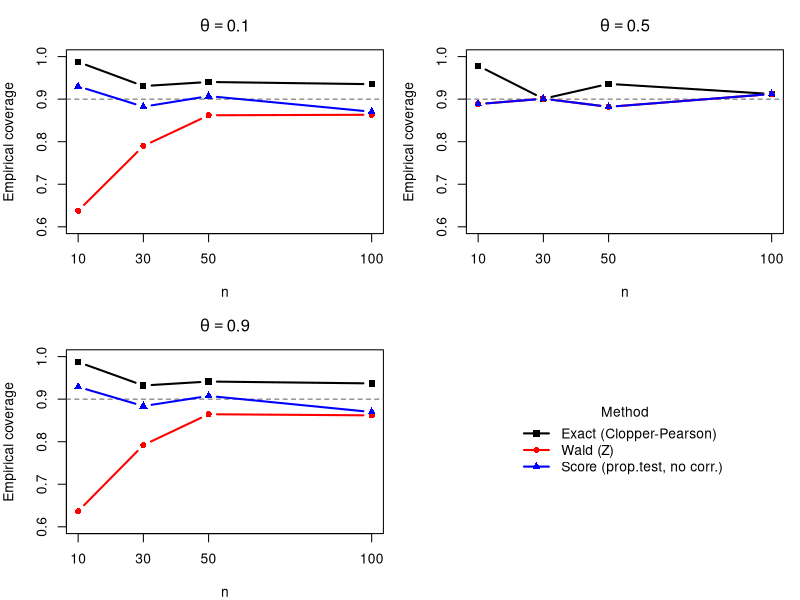
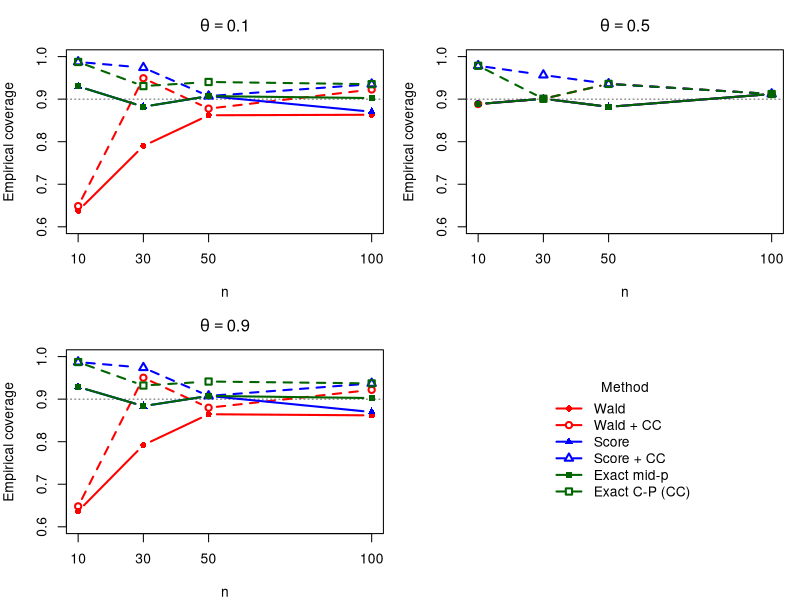
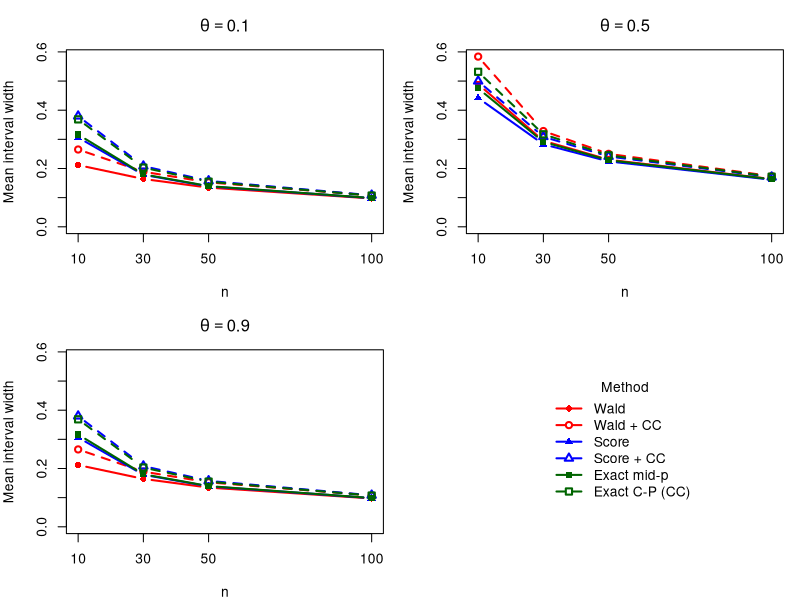
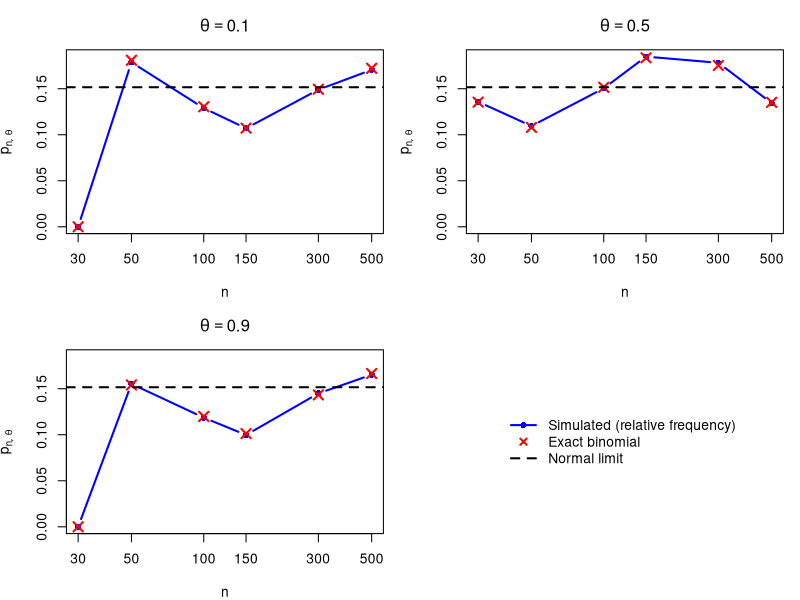

The R source for these figures, in order:
## ---- chunk 1
knitr::opts_chunk$set(echo = TRUE, fig.width = 8, fig.height = 7, out.width = "100%",
                      fig.align = "center")
## ---- chunk 2
set.seed(47)
ns     <- c(10, 30, 50, 100)
thetas <- c(0.1, 0.5, 0.9)
N      <- 1e5
level  <- 0.90
z      <- qnorm(1 - (1 - level) / 2)   # 1.645

# ---- intervals for every possible outcome s = 0, ..., n --------------------
# each function returns a (n + 1) x 2 matrix: [lower, upper]

ci_exact <- function(n, level) {
  t(sapply(0:n, function(s) binom.test(s, n, conf.level = level)$conf.int))
}

ci_wald <- function(n, level) {
  z <- qnorm(1 - (1 - level) / 2)
  p <- (0:n) / n
  cbind(p - z * sqrt(p * (1 - p) / n), p + z * sqrt(p * (1 - p) / n))
}

ci_score <- function(n, level) {
  t(sapply(0:n, function(s)
    prop.test(s, n, conf.level = level, correct = FALSE)$conf.int))
}

methods <- list(
  "Exact (Clopper-Pearson)"      = ci_exact,
  "Wald (Z)"                     = ci_wald,
  "Score (prop.test, no corr.)"  = ci_score
)

# ---- simulation ------------------------------------------------------------
res <- expand.grid(n = ns, theta = thetas, method = names(methods),
                   stringsAsFactors = FALSE)
res$coverage <- NA_real_

for (n in ns) {
  # intervals for all possible outcomes, for every method
  cis <- lapply(methods, function(f) f(n, level))
  for (theta in thetas) {
    S <- rbinom(N, size = n, prob = theta)   # N simulated data sets
    for (m in names(methods)) {
      lo <- cis[[m]][S + 1, 1]
      up <- cis[[m]][S + 1, 2]
      res$coverage[res$n == n & res$theta == theta & res$method == m] <-
        mean(lo <= theta & theta <= up)
    }
  }
}

# ---- table -----------------------------------------------------------------
tab <- reshape(res, idvar = c("theta", "n"), timevar = "method",
               direction = "wide")
names(tab) <- sub("coverage.", "", names(tab), fixed = TRUE)
tab <- tab[order(tab$theta, tab$n), ]
rownames(tab) <- NULL
## ---- chunk 3
knitr::kable(tab, digits = 4,
             caption = "Empirical coverage of the nominal 0.90 intervals")
## ---- chunk 4
cols <- c("black", "red", "blue")
pchs <- c(15, 16, 17)
par(mfrow = c(2, 2), mar = c(4, 4, 3, 1))
for (theta in thetas) {
  plot(NA, xlim = range(ns), ylim = c(0.6, 1), xaxt = "n",
       xlab = "n", ylab = "Empirical coverage",
       main = bquote(theta == .(theta)))
  axis(1, at = ns)
  abline(h = level, lty = 2, col = "gray40")
  for (k in seq_along(methods)) {
    d <- res[res$theta == theta & res$method == names(methods)[k], ]
    lines(d$n, d$coverage, type = "b", col = cols[k], pch = pchs[k], lwd = 2)
  }
}
plot.new()   # 4th panel: legend
legend("center", legend = names(methods), col = cols, pch = pchs, lwd = 2,
       bty = "n", title = "Method")
## ---- chunk 5
set.seed(47)
ns     <- c(10, 30, 50, 100)
thetas <- c(0.1, 0.5, 0.9)
N      <- 1e5
level  <- 0.90
alpha  <- 1 - level

# ---- intervals for every possible outcome s = 0, ..., n --------------------

ci_wald <- function(n, level, cc = FALSE) {
  z <- qnorm(1 - (1 - level) / 2)
  p <- (0:n) / n
  half <- z * sqrt(p * (1 - p) / n) + cc / (2 * n)
  cbind(pmax(0, p - half), pmin(1, p + half))   # truncated to [0, 1]
}

ci_score <- function(n, level, cc = FALSE) {
  t(sapply(0:n, function(s)
    prop.test(s, n, conf.level = level, correct = cc)$conf.int))
}

ci_exact <- function(n, level) {               # Clopper-Pearson
  t(sapply(0:n, function(s) binom.test(s, n, conf.level = level)$conf.int))
}

ci_midp <- function(n, level) {                # mid-p exact interval
  a <- (1 - level) / 2
  t(sapply(0:n, function(s) {
    # lower: P(S > s) + P(S = s)/2 = a ; upper: P(S < s) + P(S = s)/2 = a
    lo <- if (s == 0) 0 else uniroot(function(th)
      pbinom(s, n, th, lower.tail = FALSE) + 0.5 * dbinom(s, n, th) - a,
      c(0, 1), tol = 1e-10)$root
    up <- if (s == n) 1 else uniroot(function(th)
      pbinom(s - 1, n, th) + 0.5 * dbinom(s, n, th) - a,
      c(0, 1), tol = 1e-10)$root
    c(lo, up)
  }))
}

methods <- list(
  "Wald"            = function(n, l) ci_wald(n, l, cc = FALSE),
  "Wald + CC"       = function(n, l) ci_wald(n, l, cc = TRUE),
  "Score"           = function(n, l) ci_score(n, l, cc = FALSE),
  "Score + CC"      = function(n, l) ci_score(n, l, cc = TRUE),
  "Exact mid-p"     = ci_midp,
  "Exact C-P (CC)"  = ci_exact
)

# ---- simulation (same random numbers as in Problem 1.1) -------------------
res <- expand.grid(n = ns, theta = thetas, method = names(methods),
                   stringsAsFactors = FALSE)
res$coverage <- NA_real_
res$width    <- NA_real_

for (n in ns) {
  cis <- lapply(methods, function(f) f(n, level))
  for (theta in thetas) {
    S <- rbinom(N, size = n, prob = theta)
    for (m in names(methods)) {
      lo <- cis[[m]][S + 1, 1]
      up <- cis[[m]][S + 1, 2]
      idx <- res$n == n & res$theta == theta & res$method == m
      res$coverage[idx] <- mean(lo <= theta & theta <= up)
      res$width[idx]    <- mean(up - lo)
    }
  }
}

# ---- tables ----------------------------------------------------------------
wide <- function(var) {
  d <- reshape(res[, c("n", "theta", "method", var)],
               idvar = c("theta", "n"), timevar = "method", direction = "wide")
  names(d) <- sub(paste0(var, "."), "", names(d), fixed = TRUE)
  d <- d[order(d$theta, d$n), ]
  rownames(d) <- NULL
  d
}
tab_cov   <- wide("coverage")
tab_width <- wide("width")
## ---- chunk 6
knitr::kable(tab_cov, digits = 4,
             caption = "Empirical coverage, with and without continuity correction")
knitr::kable(tab_width, digits = 3,
             caption = "Mean width of the intervals")
## ---- chunk 7
cols <- c("red", "red", "blue", "blue", "darkgreen", "darkgreen")
ltys <- c(1, 2, 1, 2, 1, 2)
pchs <- c(16, 1, 17, 2, 15, 0)

plot_res <- function(var, ylim, ylab, hline = NULL) {
  par(mfrow = c(2, 2), mar = c(4, 4, 3, 1))
  for (theta in thetas) {
    plot(NA, xlim = range(ns), ylim = ylim, xaxt = "n",
         xlab = "n", ylab = ylab, main = bquote(theta == .(theta)))
    axis(1, at = ns)
    if (!is.null(hline)) abline(h = hline, lty = 3, col = "gray40")
    for (k in seq_along(methods)) {
      d <- res[res$theta == theta & res$method == names(methods)[k], ]
      lines(d$n, d[[var]], type = "b", col = cols[k], lty = ltys[k],
            pch = pchs[k], lwd = 2)
    }
  }
  plot.new()   # 4th panel: legend
  legend("center", legend = names(methods), col = cols, lty = ltys,
         pch = pchs, lwd = 2, bty = "n", title = "Method")
}

plot_res("coverage", ylim = c(0.6, 1), ylab = "Empirical coverage",
         hline = level)
plot_res("width", ylim = c(0, max(res$width)), ylab = "Mean interval width")
## ---- chunk 8
set.seed(47)
ns     <- c(30, 50, 100, 150, 300, 500)
thetas <- c(0.1, 0.5, 0.9)
N      <- 1e5
a <- -0.5
b <- -0.1

target <- pnorm(b) - pnorm(a)    # limit value given by the theorem

res <- expand.grid(n = ns, theta = thetas)
res$p_hat   <- NA_real_
res$p_exact <- NA_real_

for (i in seq_len(nrow(res))) {
  n     <- res$n[i]
  theta <- res$theta[i]
  sd    <- sqrt(n * theta * (1 - theta))
  S <- rbinom(N, size = n, prob = theta)
  W <- (S - n * theta) / sd
  res$p_hat[i] <- mean(a <= W & W <= b)
  # exact: P(n theta + a sd <= S <= n theta + b sd)
  s_vals <- 0:n
  w_vals <- (s_vals - n * theta) / sd
  res$p_exact[i] <- sum(dbinom(s_vals[a <= w_vals & w_vals <= b], n, theta))
}
## ---- chunk 9
knitr::kable(res, digits = 4,
             caption = "Simulated and exact values of P(-0.5 <= W <= -0.1)")
## ---- chunk 10
par(mfrow = c(2, 2), mar = c(4, 4, 3, 1))
ylim <- range(c(0, res$p_hat, res$p_exact, target))
for (theta in thetas) {
  d <- res[res$theta == theta, ]
  plot(d$n, d$p_hat, type = "b", pch = 16, lwd = 2, col = "blue",
       ylim = ylim, xlab = "n", ylab = expression(hat(p)[list(n, theta)]),
       main = bquote(theta == .(theta)), log = "x", xaxt = "n")
  axis(1, at = ns)
  points(d$n, d$p_exact, pch = 4, col = "red", cex = 1.5, lwd = 2)
  abline(h = target, lty = 2, lwd = 2)
}
plot.new()   # 4th panel: legend
legend("center", bty = "n",
       legend = c("Simulated (relative frequency)", "Exact binomial",
                  "Normal limit"),
       col = c("blue", "red", "black"), pch = c(16, 4, NA),
       lty = c(1, NA, 2), lwd = 2)
